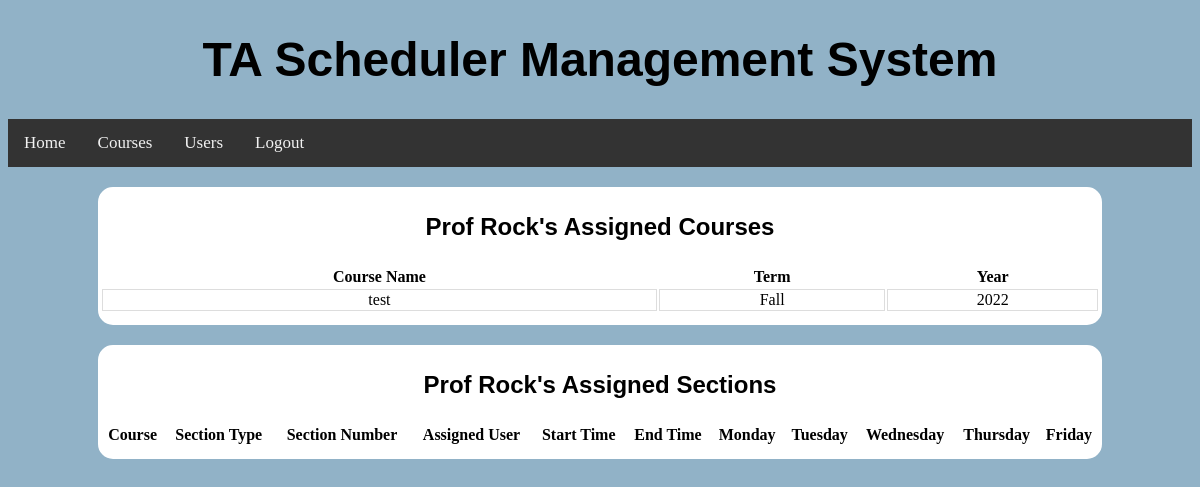
The app's page /users/userAssignments/ (signed in), older data.
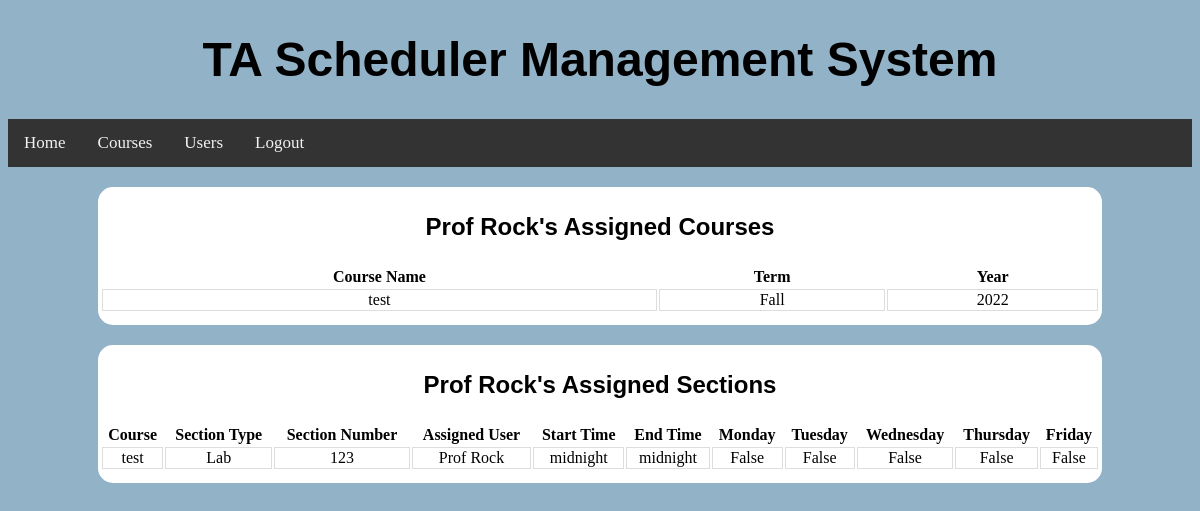
The same page, newer data.
### BackendWork/models.py (models this page shows, shortened)
class ClassList(models.Model):
    TERM_CHOICES = (('Summer', 'SUMMER'), ('Fall', 'FALL'), ('Winter', 'WINTER'), ('Spring', 'SPRING'))
    name = models.CharField(max_length=20, unique=True)
    term = models.CharField(max_length=30, choices=TERM_CHOICES, default='Fall')
    year = models.IntegerField(default=2022)
    def __str__(self):
        return self.name

class Section(models.Model):
    SCHEDULE_CHOICES = (('Sunday', 'SUNDAY'), ('Monday', 'MONDAY'), ('Tuesday', 'TUESDAY'), ('Wednesday', 'WEDNESDAY'), ('Thursday', 'THURSDAY'), ('Friday', 'FRIDAY'), ('Saturday', 'SATURDAY'))
    SECTION_TYPE_CHOICES = (('Discussion', 'DISCUSSION'), ('Lab', 'LAB'), ('Lecture', 'LECTURE'))
    Class = models.ForeignKey(ClassList, on_delete=models.SET_NULL, null=True)
    assignedUser = models.ForeignKey(MyUser, on_delete=models.SET_NULL, null=True, blank=True)
    sectionNumber = models.IntegerField(default=0)
    sectionType = models.CharField(max_length=30, choices=SECTION_TYPE_CHOICES, default='Discussion')
    monday = models.BooleanField(default=False)
    tuesday = models.BooleanField(default=False)
    wednesday = models.BooleanField(default=False)
    thursday = models.BooleanField(default=False)
    friday = models.BooleanField(default=False)
    startTime = models.TimeField(default=time(0,0,0))
    endTime = models.TimeField(default=time(0,0,0))

class MyUser(models.Model):
    ROLE_CHOICES = (('Teaching Assistant', 'TEACHING_ASSISTANT'), ('Instructor', 'INSTRUCTOR'), ('Admin', 'ADMIN'))
    username = models.CharField(max_length=20, unique=True)
    password = models.CharField(max_length=20)
    name = models.CharField(max_length=20)
    email = models.CharField(max_length=20)
    address = models.CharField(max_length=72)
    phone = models.CharField(max_length=10)
    role = models.CharField(max_length=30, choices=ROLE_CHOICES, default='Teaching Assistant')
    assignedClasses = models.ManyToManyField(ClassList, null=True, blank=True)
    def __str__(self):
        return self.username

### BackendWork/views.py (the view)
# urls.py: path("users/userAssignments/", UserAssignments.as_view()),
class UserAssignments(View):
    def get(self, request):
        return render(request, "userAssignments.html",
                      {'sessionUser': MyUser.objects.get(username=request.session['user']),
                       'viewingUser': MyUser.objects.get(username=request.session['userAssignments']),
                       'courses': MyUser.objects.get(username=request.session['userAssignments']).assignedClasses.all(),
                       'sections': Section.objects.filter(
                           assignedUser=MyUser.objects.get(username=request.session['userAssignments']))})

### templates/userAssignments.html (shortened to what this page needs)
{% load static %}
<!DOCTYPE html>
<html lang="en">
<head>
    <link rel="stylesheet" type="text/css" href="{% static 'css/userAssignments.css' %}"/>
</head>
<div class="navContainer">
    <header class="header">
        <h1><a>TA Scheduler Management System</a></h1>
    </header>
    <div class="navigation">
        <li><a href="/home/">Home</a></li>
        <li><a href="/courses/">Courses</a></li>
        <li><a href="/users/">Users</a></li>
        <li><a href="/">Logout</a></li>
    </div>
</div>
<body>
<div class="container">
    <p class=header>{{ viewingUser.username }}'s Assigned Courses</p>
    <div class="containerbox">
        <table>
            <tr>
                <th>Course Name</th>
                <th>Term</th>
                <th>Year</th>
            </tr>
            {% for i in courses %}
                <tr>
                    <td>{{ i.name }}</td>
                    <td>{{ i.term }}</td>
                    <td>{{ i.year }}</td>
                </tr>
            {% endfor %}
        </table>
    </div>
</div>
<div class="container">
    <p class=header>{{ viewingUser.username }}'s Assigned Sections</p>
    <div class="containerbox">
        <table>
            <tr>
                <th>Course</th>
                <th>Section Type</th>
                <th>Section Number</th>
                <th>Assigned User</th>
                <th>Start Time</th>
                <th>End Time</th>
                <th>Monday</th>
                <th>Tuesday</th>
                <th>Wednesday</th>
                <th>Thursday</th>
                <th>Friday</th>
            </tr>
            {% for i in sections %}
                <tr>
                    <td>{{ i.Class }}</td>
                    <td>{{ i.sectionType }}</td>
                    <td>{{ i.sectionNumber }}</td>
                    <td>{{ i.assignedUser }}</td>
                    <td>{{ i.startTime }}</td>
                    <td>{{ i.endTime }}</td>
                    <td>{{ i.monday }}</td>
                    <td>{{ i.tuesday }}</td>
                    <td>{{ i.wednesday }}</td>
                    <td>{{ i.thursday }}</td>
                    <td>{{ i.friday }}</td>
                </tr>
            {% endfor %}
        </table>
    </div>
</div>
</body>
</html>

Row changes from the older to the newer data that the page shows:
added Section: Class "test", sectionType "Lab", sectionNumber "123", assignedUser "Prof Rock", startTime "midnight", endTime "midnight", monday "False", tuesday "False", wednesday "False", thursday "False", friday "False"
